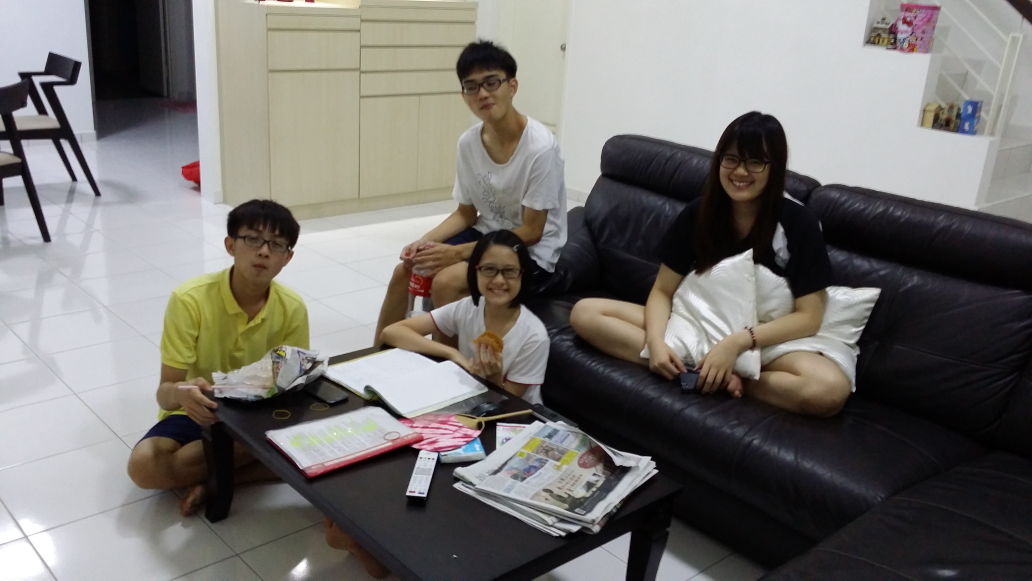
#> input picture tunjing-opencv/test.jpg, 4128 x 2322 px, found by its file name (shown at 1/4 size)
$ python HelloWorld.py
#> lines starting #> are read from the running program, lines starting #| are printed output that depends on the picture; after the words box and inside, x2 and y2 are one past the last pixel; in counts of white or black regions, pixels touching at a corner belong together
import cv2

# Load the cascade
face_cascade = cv2.CascadeClassifier(r'D:\Desktop\CCCMI\tunjing-opencv\haarcascade_frontalface_default.xml')
# Read the input image
imgR = cv2.imread(r'D:\Desktop\CCCMI\tunjing-opencv\test.jpg')
#> imgR is the input picture: shape (2322, 4128, 3); mean B, G, R 112.4, 115.7, 118.4
img = cv2.resize(imgR, (960, 540))
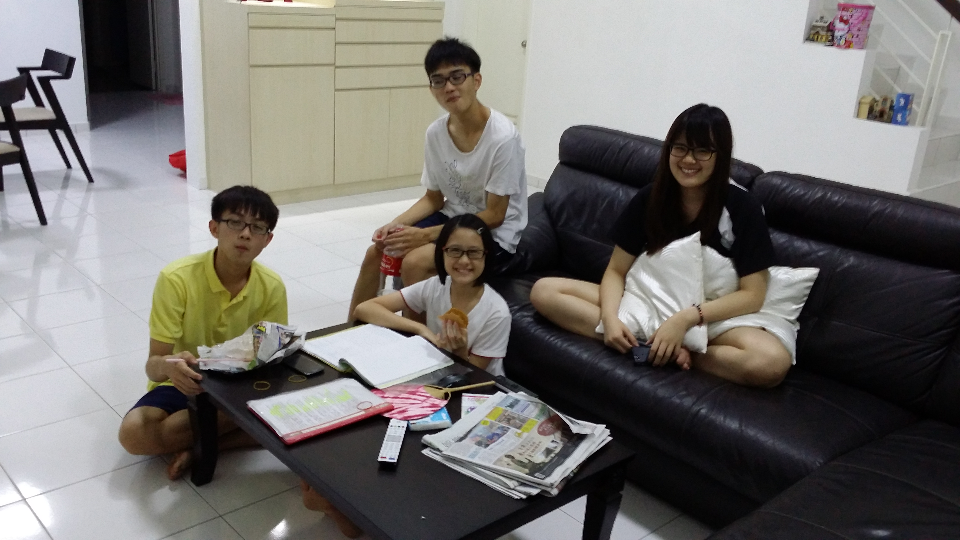
#> img: shape (540, 960, 3); mean B, G, R 112.3, 115.6, 118.3

#Convert into grayscale

gray = cv2.cvtColor(img, cv2.COLOR_BGR2GRAY)
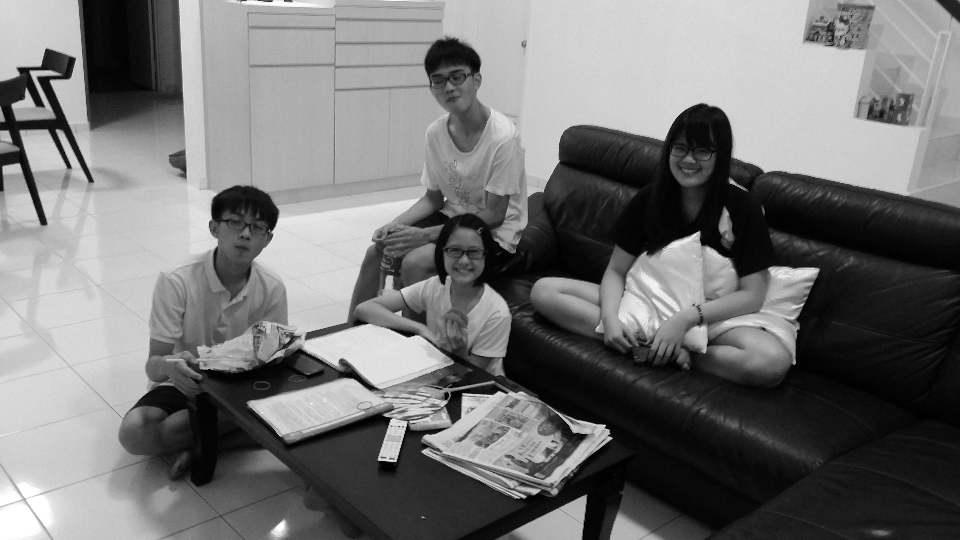
#> gray: shape (540, 960); min 0, max 255, mean 116
# Detect faces
faces = face_cascade.detectMultiScale(gray, 1.1, 4)
#> faces = [[423, 58, 53, 53], [436, 230, 56, 56], [663, 131, 53, 53], [216, 204, 57, 57]]
# Draw rectangle around the faces
for (x, y, w, h) in faces:
     cv2.rectangle(img, (x, y), (x+w, y+h), (255, 0, 0), 2)
#> this loop made 4 passes
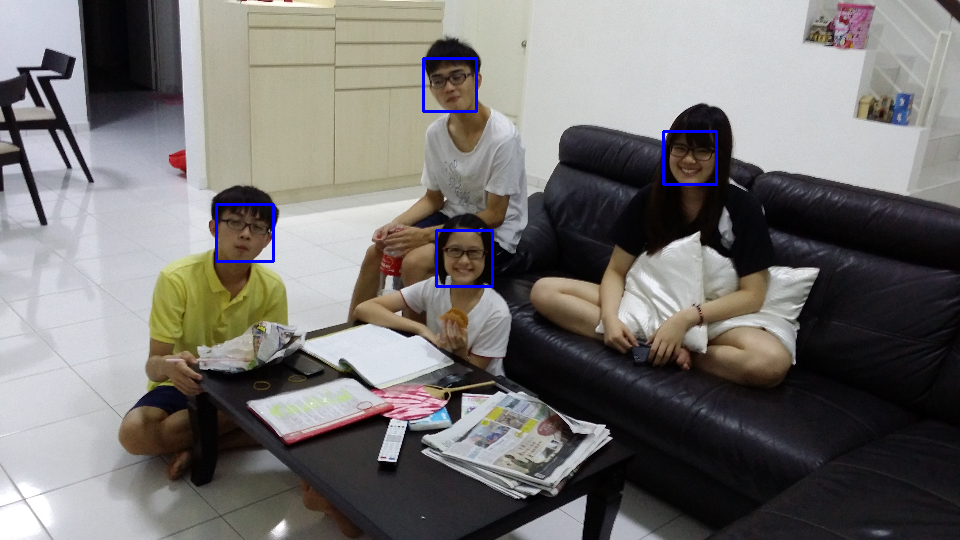
#> img: shape (540, 960, 3); 0.5% of pixels changed, all inside (x1, y1, x2, y2) = (215, 57, 718, 288)
# Display the output
cv2.imshow('img', img)
cv2.waitKey()
